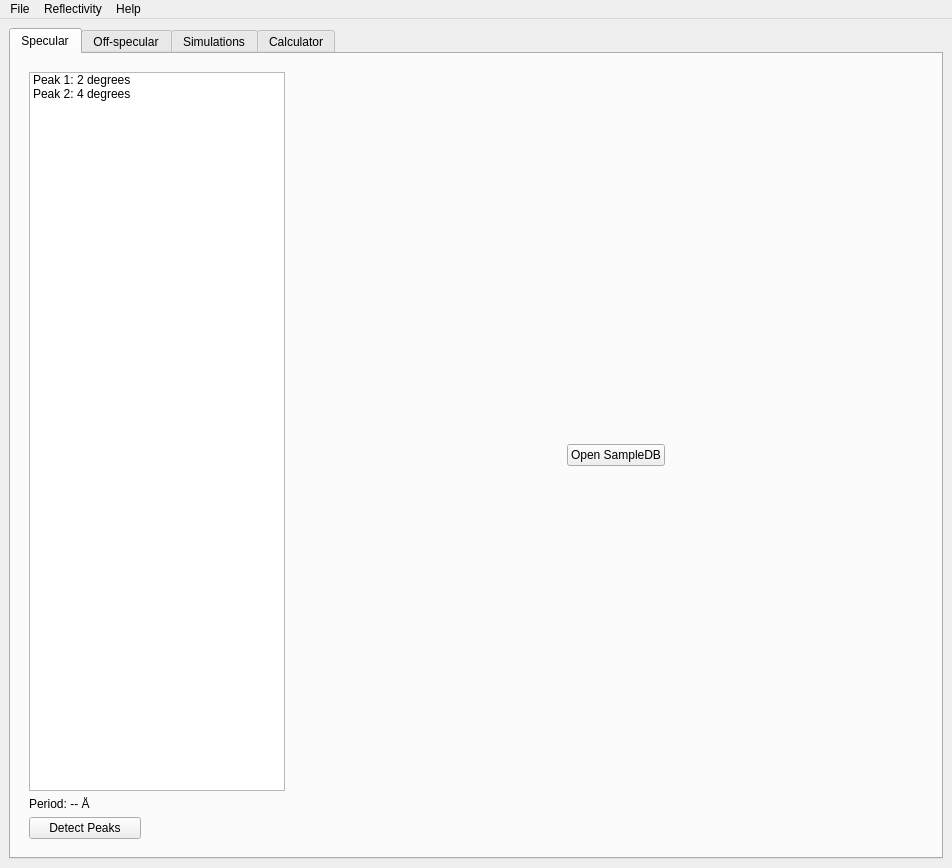
<?xml version="1.0" encoding="UTF-8"?>
<ui version="4.0">
 <class>main</class>
 <widget class="QMainWindow" name="main">
  <property name="geometry">
   <rect>
    <x>0</x>
    <y>0</y>
    <width>952</width>
    <height>868</height>
   </rect>
  </property>
  <property name="windowTitle">
   <string>KARIN 2.0 (alpha)</string>
  </property>
  <widget class="QWidget" name="centralwidget">
   <layout class="QVBoxLayout" name="verticalLayout">
    <item>
     <layout class="QGridLayout" name="gridLayout_3">
      <item row="0" column="2">
       <widget class="QTabWidget" name="tabWidget">
        <property name="tabPosition">
         <enum>QTabWidget::North</enum>
        </property>
        <property name="tabShape">
         <enum>QTabWidget::Rounded</enum>
        </property>
        <property name="currentIndex">
         <number>0</number>
        </property>
        <widget class="QWidget" name="reflectivityTab">
         <attribute name="title">
          <string>Specular</string>
         </attribute>
         <layout class="QGridLayout" name="gridLayout_4">
          <item row="0" column="0">
           <layout class="QHBoxLayout" name="horizontalLayout">
            <item>
             <widget class="QStackedWidget" name="stackedWidget">
              <property name="sizePolicy">
               <sizepolicy hsizetype="Maximum" vsizetype="Minimum">
                <horstretch>0</horstretch>
                <verstretch>0</verstretch>
               </sizepolicy>
              </property>
              <property name="focusPolicy">
               <enum>Qt::NoFocus</enum>
              </property>
              <property name="frameShape">
               <enum>QFrame::NoFrame</enum>
              </property>
              <property name="currentIndex">
               <number>0</number>
              </property>
              <widget class="QWidget" name="page">
               <layout class="QHBoxLayout" name="horizontalLayout_2">
                <item>
                 <layout class="QVBoxLayout" name="verticalLayout_3">
                  <item>
                   <layout class="QGridLayout" name="gridLayout_2">
                    <item row="4" column="0">
                     <widget class="QLabel" name="label_2">
                      <property name="sizePolicy">
                       <sizepolicy hsizetype="Maximum" vsizetype="Maximum">
                        <horstretch>0</horstretch>
                        <verstretch>0</verstretch>
                       </sizepolicy>
                      </property>
                      <property name="text">
                       <string>Period: -- Å</string>
                      </property>
                      <property name="alignment">
                       <set>Qt::AlignLeading|Qt::AlignLeft|Qt::AlignTop</set>
                      </property>
                     </widget>
                    </item>
                    <item row="5" column="0" alignment="Qt::AlignTop">
                     <widget class="QPushButton" name="DetectPeaks_button">
                      <property name="sizePolicy">
                       <sizepolicy hsizetype="Maximum" vsizetype="Maximum">
                        <horstretch>0</horstretch>
                        <verstretch>0</verstretch>
                       </sizepolicy>
                      </property>
                      <property name="minimumSize">
                       <size>
                        <width>112</width>
                        <height>0</height>
                       </size>
                      </property>
                      <property name="text">
                       <string>Detect Peaks</string>
                      </property>
                     </widget>
                    </item>
                    <item row="3" column="0" alignment="Qt::AlignLeft">
                     <widget class="QListWidget" name="listWidget">
                      <property name="sizePolicy">
                       <sizepolicy hsizetype="MinimumExpanding" vsizetype="Expanding">
                        <horstretch>0</horstretch>
                        <verstretch>0</verstretch>
                       </sizepolicy>
                      </property>
                      <item>
                       <property name="text">
                        <string>Peak 1: 2 degrees</string>
                       </property>
                      </item>
                      <item>
                       <property name="text">
                        <string>Peak 2: 4 degrees</string>
                       </property>
                      </item>
                     </widget>
                    </item>
                   </layout>
                  </item>
                 </layout>
                </item>
               </layout>
              </widget>
              <widget class="QWidget" name="page_2">
               <layout class="QGridLayout" name="gridLayout_6">
                <item row="0" column="0">
                 <layout class="QGridLayout" name="gridLayout_5">
                  <item row="0" column="0">
                   <widget class="QPushButton" name="insertVert_button">
                    <property name="text">
                     <string>PushButton</string>
                    </property>
                   </widget>
                  </item>
                 </layout>
                </item>
               </layout>
              </widget>
             </widget>
            </item>
            <item>
             <layout class="QVBoxLayout" name="SpecReflectivity_Xray">
              <item alignment="Qt::AlignHCenter|Qt::AlignVCenter">
               <widget class="QPushButton" name="openSampleDB_button">
                <property name="sizePolicy">
                 <sizepolicy hsizetype="Maximum" vsizetype="Maximum">
                  <horstretch>0</horstretch>
                  <verstretch>0</verstretch>
                 </sizepolicy>
                </property>
                <property name="text">
                 <string>Open SampleDB</string>
                </property>
               </widget>
              </item>
             </layout>
            </item>
           </layout>
          </item>
         </layout>
        </widget>
        <widget class="QWidget" name="specularTab">
         <attribute name="title">
          <string>Off-specular</string>
         </attribute>
         <layout class="QHBoxLayout" name="horizontalLayout_3">
          <item>
           <layout class="QVBoxLayout" name="offSpecReflectivity_Xray"/>
          </item>
         </layout>
        </widget>
        <widget class="QWidget" name="tab_4">
         <attribute name="title">
          <string>Simulations</string>
         </attribute>
        </widget>
        <widget class="QWidget" name="tab">
         <attribute name="title">
          <string>Calculator</string>
         </attribute>
        </widget>
       </widget>
      </item>
     </layout>
    </item>
   </layout>
  </widget>
  <widget class="QMenuBar" name="menuBar">
   <property name="geometry">
    <rect>
     <x>0</x>
     <y>0</y>
     <width>952</width>
     <height>29</height>
    </rect>
   </property>
   <widget class="QMenu" name="menuFile">
    <property name="title">
     <string>File</string>
    </property>
    <addaction name="actionOpen_SampleDB"/>
    <addaction name="actionOpen_single_specular_file"/>
   </widget>
   <widget class="QMenu" name="menuHelp">
    <property name="title">
     <string>Help</string>
    </property>
    <addaction name="actionAbout"/>
   </widget>
   <widget class="QMenu" name="menuReflectivity">
    <property name="title">
     <string>Reflectivity</string>
    </property>
    <widget class="QMenu" name="menuShow_2">
     <property name="title">
      <string>Show</string>
     </property>
     <addaction name="actionSpecular_X_ray_2"/>
     <addaction name="actionOff_specular_X_ray"/>
     <addaction name="separator"/>
     <addaction name="separator"/>
     <addaction name="actionSpecular_neutron"/>
     <addaction name="actionOff_specular_neutron"/>
    </widget>
    <widget class="QMenu" name="menuTools">
     <property name="title">
      <string>Tools</string>
     </property>
     <addaction name="actionData_tools"/>
    </widget>
    <addaction name="menuShow_2"/>
    <addaction name="separator"/>
    <addaction name="separator"/>
    <addaction name="menuTools"/>
   </widget>
   <addaction name="menuFile"/>
   <addaction name="menuReflectivity"/>
   <addaction name="menuHelp"/>
  </widget>
  <action name="actionOpen_SampleDB">
   <property name="text">
    <string>Open SampleDB</string>
   </property>
  </action>
  <action name="actionAbout">
   <property name="text">
    <string>About</string>
   </property>
  </action>
  <action name="actionOff_specular">
   <property name="text">
    <string>Off-specular</string>
   </property>
  </action>
  <action name="actionNeutrons">
   <property name="text">
    <string>Neutrons</string>
   </property>
  </action>
  <action name="actionX_Rays">
   <property name="text">
    <string>X-Rays</string>
   </property>
  </action>
  <action name="actionOpen_single_specular_file">
   <property name="text">
    <string>Open single specular file</string>
   </property>
  </action>
  <action name="actionSpecular_X_ray">
   <property name="text">
    <string>Specular X-ray</string>
   </property>
  </action>
  <action name="actionSpecular_X_ray_2">
   <property name="text">
    <string>Specular X-ray</string>
   </property>
  </action>
  <action name="actionOff_specular_X_ray">
   <property name="text">
    <string>Off-specular X-ray</string>
   </property>
  </action>
  <action name="actionSpecular_neutron">
   <property name="text">
    <string>Specular neutron</string>
   </property>
  </action>
  <action name="actionOff_specular_neutron">
   <property name="text">
    <string>Off-specular neutron</string>
   </property>
  </action>
  <action name="actionData_tools">
   <property name="text">
    <string>Data tools</string>
   </property>
  </action>
 </widget>
 <resources/>
 <connections/>
</ui>
